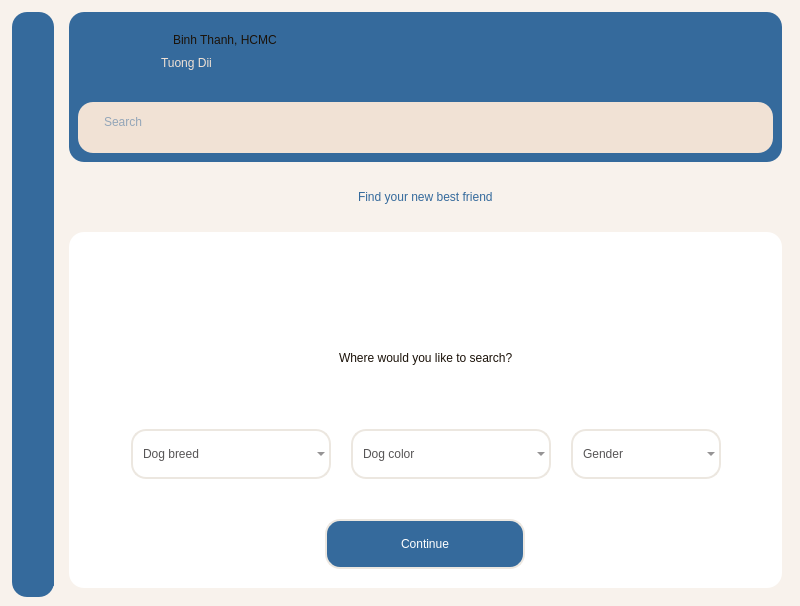
<?xml version="1.0" encoding="UTF-8"?>
<ui version="4.0">
 <class>MainWindow</class>
 <widget class="QMainWindow" name="MainWindow">
  <property name="geometry">
   <rect>
    <x>0</x>
    <y>0</y>
    <width>800</width>
    <height>606</height>
   </rect>
  </property>
  <property name="minimumSize">
   <size>
    <width>0</width>
    <height>0</height>
   </size>
  </property>
  <property name="maximumSize">
   <size>
    <width>16777215</width>
    <height>16777215</height>
   </size>
  </property>
  <property name="windowTitle">
   <string>MainWindow</string>
  </property>
  <property name="styleSheet">
   <string notr="true">background-color: #F8F2EC;</string>
  </property>
  <widget class="QWidget" name="centralwidget">
   <layout class="QHBoxLayout" name="horizontalLayout">
    <property name="leftMargin">
     <number>12</number>
    </property>
    <property name="topMargin">
     <number>12</number>
    </property>
    <item>
     <widget class="QWidget" name="widget" native="true">
      <property name="minimumSize">
       <size>
        <width>42</width>
        <height>0</height>
       </size>
      </property>
      <property name="maximumSize">
       <size>
        <width>42</width>
        <height>16777215</height>
       </size>
      </property>
      <property name="styleSheet">
       <string notr="true">background-color: #356a9c;
border-radius: 15px;</string>
      </property>
      <layout class="QVBoxLayout" name="verticalLayout_3">
       <item>
        <widget class="QWidget" name="widget_8" native="true">
         <widget class="QLabel" name="label_7">
          <property name="geometry">
           <rect>
            <x>1</x>
            <y>11</y>
            <width>20</width>
            <height>20</height>
           </rect>
          </property>
          <property name="text">
           <string/>
          </property>
          <property name="pixmap">
           <pixmap>../img/icons8-cat-profile-64.png</pixmap>
          </property>
          <property name="scaledContents">
           <bool>true</bool>
          </property>
         </widget>
         <widget class="QLabel" name="label_8">
          <property name="geometry">
           <rect>
            <x>1</x>
            <y>41</y>
            <width>20</width>
            <height>20</height>
           </rect>
          </property>
          <property name="text">
           <string/>
          </property>
          <property name="pixmap">
           <pixmap>../img/icons8-cart-64.png</pixmap>
          </property>
          <property name="scaledContents">
           <bool>true</bool>
          </property>
         </widget>
         <widget class="QLabel" name="label_9">
          <property name="geometry">
           <rect>
            <x>1</x>
            <y>70</y>
            <width>20</width>
            <height>20</height>
           </rect>
          </property>
          <property name="text">
           <string/>
          </property>
          <property name="pixmap">
           <pixmap>../img/icons8-clinic-64.png</pixmap>
          </property>
          <property name="scaledContents">
           <bool>true</bool>
          </property>
         </widget>
        </widget>
       </item>
       <item>
        <widget class="QWidget" name="widget_9" native="true">
         <property name="minimumSize">
          <size>
           <width>40</width>
           <height>40</height>
          </size>
         </property>
         <property name="maximumSize">
          <size>
           <width>40</width>
           <height>40</height>
          </size>
         </property>
         <widget class="QLabel" name="label_6">
          <property name="geometry">
           <rect>
            <x>2</x>
            <y>13</y>
            <width>20</width>
            <height>20</height>
           </rect>
          </property>
          <property name="text">
           <string/>
          </property>
          <property name="pixmap">
           <pixmap>../img/icons8-settings-50.png</pixmap>
          </property>
          <property name="scaledContents">
           <bool>true</bool>
          </property>
         </widget>
        </widget>
       </item>
      </layout>
     </widget>
    </item>
    <item>
     <widget class="QWidget" name="widget_2" native="true">
      <property name="styleSheet">
       <string notr="true"/>
      </property>
      <layout class="QVBoxLayout" name="verticalLayout">
       <property name="spacing">
        <number>10</number>
       </property>
       <property name="topMargin">
        <number>0</number>
       </property>
       <item>
        <widget class="QWidget" name="widget_3" native="true">
         <property name="minimumSize">
          <size>
           <width>0</width>
           <height>150</height>
          </size>
         </property>
         <property name="maximumSize">
          <size>
           <width>16777215</width>
           <height>150</height>
          </size>
         </property>
         <property name="styleSheet">
          <string notr="true">background-color: #356a9c;
border-radius: 15px;</string>
         </property>
         <layout class="QVBoxLayout" name="verticalLayout_2">
          <property name="topMargin">
           <number>0</number>
          </property>
          <item>
           <widget class="QFrame" name="frame">
            <property name="frameShape">
             <enum>QFrame::StyledPanel</enum>
            </property>
            <property name="frameShadow">
             <enum>QFrame::Raised</enum>
            </property>
            <layout class="QHBoxLayout" name="horizontalLayout_2">
             <property name="leftMargin">
              <number>0</number>
             </property>
             <property name="topMargin">
              <number>0</number>
             </property>
             <property name="rightMargin">
              <number>0</number>
             </property>
             <property name="bottomMargin">
              <number>0</number>
             </property>
             <item>
              <widget class="QWidget" name="widget_6" native="true">
               <widget class="QLabel" name="lblUser">
                <property name="geometry">
                 <rect>
                  <x>-3</x>
                  <y>8</y>
                  <width>70</width>
                  <height>70</height>
                 </rect>
                </property>
                <property name="text">
                 <string/>
                </property>
                <property name="pixmap">
                 <pixmap>../img/TuongDii.png</pixmap>
                </property>
                <property name="scaledContents">
                 <bool>true</bool>
                </property>
               </widget>
               <widget class="QLabel" name="label_3">
                <property name="enabled">
                 <bool>false</bool>
                </property>
                <property name="geometry">
                 <rect>
                  <x>95</x>
                  <y>18</y>
                  <width>121</width>
                  <height>20</height>
                 </rect>
                </property>
                <property name="styleSheet">
                 <string notr="true">font: 11pt &quot;Bahnschrift&quot;;
color: #1b1209;</string>
                </property>
                <property name="text">
                 <string>Binh Thanh, HCMC</string>
                </property>
               </widget>
               <widget class="QLabel" name="lbUsername">
                <property name="geometry">
                 <rect>
                  <x>83</x>
                  <y>40</y>
                  <width>91</width>
                  <height>21</height>
                 </rect>
                </property>
                <property name="styleSheet">
                 <string notr="true">
color: #f1e2d5;
font: 12pt &quot;Bahnschrift&quot;;</string>
                </property>
                <property name="text">
                 <string>Tuong Dii</string>
                </property>
               </widget>
               <widget class="QPushButton" name="pushButton">
                <property name="geometry">
                 <rect>
                  <x>78</x>
                  <y>20</y>
                  <width>14</width>
                  <height>14</height>
                 </rect>
                </property>
                <property name="styleSheet">
                 <string notr="true">color: black;</string>
                </property>
                <property name="text">
                 <string/>
                </property>
                <property name="icon">
                 <iconset>
                  <normaloff>../img/location-50.png</normaloff>../img/location-50.png</iconset>
                </property>
                <property name="iconSize">
                 <size>
                  <width>14</width>
                  <height>14</height>
                 </size>
                </property>
               </widget>
              </widget>
             </item>
            </layout>
           </widget>
          </item>
          <item>
           <widget class="QFrame" name="frame_2">
            <property name="enabled">
             <bool>true</bool>
            </property>
            <property name="minimumSize">
             <size>
              <width>0</width>
              <height>51</height>
             </size>
            </property>
            <property name="maximumSize">
             <size>
              <width>16777215</width>
              <height>51</height>
             </size>
            </property>
            <property name="styleSheet">
             <string notr="true">background-color: #f1e2d5;</string>
            </property>
            <property name="frameShape">
             <enum>QFrame::StyledPanel</enum>
            </property>
            <property name="frameShadow">
             <enum>QFrame::Raised</enum>
            </property>
            <layout class="QHBoxLayout" name="horizontalLayout_3">
             <property name="topMargin">
              <number>9</number>
             </property>
             <item>
              <widget class="QLabel" name="label_5">
               <property name="maximumSize">
                <size>
                 <width>25</width>
                 <height>25</height>
                </size>
               </property>
               <property name="text">
                <string notr="true"/>
               </property>
               <property name="pixmap">
                <pixmap>../img/icons8-search-64.png</pixmap>
               </property>
               <property name="scaledContents">
                <bool>true</bool>
               </property>
              </widget>
             </item>
             <item>
              <widget class="QTextEdit" name="textEdit">
               <property name="styleSheet">
                <string notr="true">color: #356A9C;
font: 12pt &quot;Segoe UI&quot;;</string>
               </property>
               <property name="placeholderText">
                <string>Search</string>
               </property>
              </widget>
             </item>
            </layout>
           </widget>
          </item>
         </layout>
        </widget>
       </item>
       <item>
        <widget class="QWidget" name="widget_11" native="true">
         <property name="maximumSize">
          <size>
           <width>16777215</width>
           <height>60</height>
          </size>
         </property>
         <layout class="QHBoxLayout" name="horizontalLayout_6">
          <item>
           <spacer name="horizontalSpacer_5">
            <property name="orientation">
             <enum>Qt::Horizontal</enum>
            </property>
            <property name="sizeHint" stdset="0">
             <size>
              <width>40</width>
              <height>20</height>
             </size>
            </property>
           </spacer>
          </item>
          <item>
           <widget class="QLabel" name="label_10">
            <property name="styleSheet">
             <string notr="true">color: #356a9c;
font: 24pt &quot;Bahnschrift&quot;;</string>
            </property>
            <property name="text">
             <string>Find your new best friend</string>
            </property>
            <property name="scaledContents">
             <bool>true</bool>
            </property>
           </widget>
          </item>
          <item>
           <spacer name="horizontalSpacer_6">
            <property name="orientation">
             <enum>Qt::Horizontal</enum>
            </property>
            <property name="sizeHint" stdset="0">
             <size>
              <width>40</width>
              <height>20</height>
             </size>
            </property>
           </spacer>
          </item>
         </layout>
        </widget>
       </item>
       <item>
        <widget class="QFrame" name="frame_3">
         <property name="styleSheet">
          <string notr="true">background-color: white;
border-radius: 15px;</string>
         </property>
         <property name="frameShape">
          <enum>QFrame::StyledPanel</enum>
         </property>
         <property name="frameShadow">
          <enum>QFrame::Raised</enum>
         </property>
         <layout class="QVBoxLayout" name="verticalLayout_5">
          <property name="leftMargin">
           <number>10</number>
          </property>
          <property name="topMargin">
           <number>0</number>
          </property>
          <property name="rightMargin">
           <number>10</number>
          </property>
          <property name="bottomMargin">
           <number>10</number>
          </property>
          <item>
           <widget class="QWidget" name="widget_14" native="true">
            <property name="minimumSize">
             <size>
              <width>0</width>
              <height>80</height>
             </size>
            </property>
            <property name="maximumSize">
             <size>
              <width>16777215</width>
              <height>80</height>
             </size>
            </property>
            <layout class="QHBoxLayout" name="horizontalLayout_8">
             <item>
              <widget class="QPushButton" name="btn_back">
               <property name="cursor">
                <cursorShape>PointingHandCursor</cursorShape>
               </property>
               <property name="text">
                <string/>
               </property>
               <property name="icon">
                <iconset>
                 <normaloff>../img/icons8-back-26.png</normaloff>../img/icons8-back-26.png</iconset>
               </property>
              </widget>
             </item>
             <item>
              <spacer name="horizontalSpacer_9">
               <property name="orientation">
                <enum>Qt::Horizontal</enum>
               </property>
               <property name="sizeHint" stdset="0">
                <size>
                 <width>40</width>
                 <height>20</height>
                </size>
               </property>
              </spacer>
             </item>
             <item>
              <widget class="QLabel" name="label_2">
               <property name="minimumSize">
                <size>
                 <width>60</width>
                 <height>60</height>
                </size>
               </property>
               <property name="maximumSize">
                <size>
                 <width>60</width>
                 <height>60</height>
                </size>
               </property>
               <property name="text">
                <string/>
               </property>
               <property name="pixmap">
                <pixmap>../img/icons8-animal-44.png</pixmap>
               </property>
               <property name="scaledContents">
                <bool>true</bool>
               </property>
              </widget>
             </item>
             <item>
              <spacer name="horizontalSpacer_10">
               <property name="orientation">
                <enum>Qt::Horizontal</enum>
               </property>
               <property name="sizeHint" stdset="0">
                <size>
                 <width>40</width>
                 <height>20</height>
                </size>
               </property>
              </spacer>
             </item>
             <item>
              <widget class="QPushButton" name="btn_close">
               <property name="cursor">
                <cursorShape>PointingHandCursor</cursorShape>
               </property>
               <property name="text">
                <string/>
               </property>
               <property name="icon">
                <iconset>
                 <normaloff>../img/icons8-multiply-26.png</normaloff>../img/icons8-multiply-26.png</iconset>
               </property>
              </widget>
             </item>
            </layout>
           </widget>
          </item>
          <item>
           <widget class="QWidget" name="widget_15" native="true">
            <property name="minimumSize">
             <size>
              <width>0</width>
              <height>80</height>
             </size>
            </property>
            <property name="maximumSize">
             <size>
              <width>16777215</width>
              <height>80</height>
             </size>
            </property>
            <layout class="QHBoxLayout" name="horizontalLayout_9">
             <item>
              <spacer name="horizontalSpacer">
               <property name="orientation">
                <enum>Qt::Horizontal</enum>
               </property>
               <property name="sizeHint" stdset="0">
                <size>
                 <width>40</width>
                 <height>20</height>
                </size>
               </property>
              </spacer>
             </item>
             <item>
              <widget class="QLabel" name="label_4">
               <property name="styleSheet">
                <string notr="true">color: #1b1209;
font: 18pt &quot;Bahnschrift&quot;;</string>
               </property>
               <property name="text">
                <string>Where would you like to search?</string>
               </property>
              </widget>
             </item>
             <item>
              <spacer name="horizontalSpacer_2">
               <property name="orientation">
                <enum>Qt::Horizontal</enum>
               </property>
               <property name="sizeHint" stdset="0">
                <size>
                 <width>40</width>
                 <height>20</height>
                </size>
               </property>
              </spacer>
             </item>
            </layout>
           </widget>
          </item>
          <item>
           <widget class="QWidget" name="widget_16" native="true">
            <property name="minimumSize">
             <size>
              <width>0</width>
              <height>100</height>
             </size>
            </property>
            <property name="maximumSize">
             <size>
              <width>16777215</width>
              <height>120</height>
             </size>
            </property>
            <layout class="QHBoxLayout" name="horizontalLayout_4">
             <property name="spacing">
              <number>20</number>
             </property>
             <item>
              <spacer name="horizontalSpacer_3">
               <property name="orientation">
                <enum>Qt::Horizontal</enum>
               </property>
               <property name="sizeHint" stdset="0">
                <size>
                 <width>40</width>
                 <height>20</height>
                </size>
               </property>
              </spacer>
             </item>
             <item>
              <widget class="QComboBox" name="comboBox">
               <property name="minimumSize">
                <size>
                 <width>200</width>
                 <height>50</height>
                </size>
               </property>
               <property name="maximumSize">
                <size>
                 <width>250</width>
                 <height>50</height>
                </size>
               </property>
               <property name="cursor">
                <cursorShape>PointingHandCursor</cursorShape>
               </property>
               <property name="contextMenuPolicy">
                <enum>Qt::NoContextMenu</enum>
               </property>
               <property name="styleSheet">
                <string notr="true">/* Thiết lập CSS cho combobox */
QComboBox {
    color: #575556;
    font: 14pt &quot;Bahnschrift&quot;;
    border-style: solid;
    border-width: 2px;
    border-color: #ECE7E0;
    padding-left: 10px;
    border-radius: 15px;
    background-color: rgba(255, 0, 0, 0); /* Màu nền sẽ không ảnh hưởng do transparency (alpha = 0) */
}

/* Thiết lập màu nền cho các mục trong combobox khi chưa hover */
QComboBox::item {
    background-color: #575556;
	border-radius: 0px;
}

/* Thiết lập màu nền cho các mục trong combobox khi hover */
QComboBox::item:hover {
    background-color: #ECE7E0;
	border-radius: 0px;
}

QComboBox::item:selected {
    background-color: #ECE7E0;
	border-radius: 0px;
}
</string>
               </property>
               <property name="currentText">
                <string/>
               </property>
               <property name="currentIndex">
                <number>-1</number>
               </property>
               <property name="placeholderText">
                <string>Dog breed</string>
               </property>
               <property name="duplicatesEnabled">
                <bool>false</bool>
               </property>
               <item>
                <property name="text">
                 <string>Bulldog</string>
                </property>
               </item>
               <item>
                <property name="text">
                 <string>Pug</string>
                </property>
               </item>
               <item>
                <property name="text">
                 <string>Shiba</string>
                </property>
               </item>
               <item>
                <property name="text">
                 <string>Chihuahua</string>
                </property>
               </item>
               <item>
                <property name="text">
                 <string>Husky</string>
                </property>
               </item>
              </widget>
             </item>
             <item>
              <widget class="QComboBox" name="comboBox_2">
               <property name="minimumSize">
                <size>
                 <width>200</width>
                 <height>50</height>
                </size>
               </property>
               <property name="maximumSize">
                <size>
                 <width>250</width>
                 <height>50</height>
                </size>
               </property>
               <property name="cursor">
                <cursorShape>PointingHandCursor</cursorShape>
               </property>
               <property name="styleSheet">
                <string notr="true">/* Thiết lập CSS cho combobox */
QComboBox {
    color: #575556;
    font: 14pt &quot;Bahnschrift&quot;;
    border-style: solid;
    border-width: 2px;
    border-color: #ECE7E0;
    padding-left: 10px;
    border-radius: 15px;
    background-color: rgba(255, 0, 0, 0); /* Màu nền sẽ không ảnh hưởng do transparency (alpha = 0) */
}

/* Thiết lập màu nền cho các mục trong combobox khi chưa hover */
QComboBox::item {
    background-color: #575556;
	border-radius: 0px;
}

/* Thiết lập màu nền cho các mục trong combobox khi hover */
QComboBox::item:hover {
    background-color: #ECE7E0;
	border-radius: 0px;
}

QComboBox::item:selected {
    background-color: #ECE7E0;
	border-radius: 0px;
}
</string>
               </property>
               <property name="placeholderText">
                <string>Dog color</string>
               </property>
               <item>
                <property name="text">
                 <string>Black</string>
                </property>
               </item>
               <item>
                <property name="text">
                 <string>Grey</string>
                </property>
               </item>
               <item>
                <property name="text">
                 <string>White</string>
                </property>
               </item>
               <item>
                <property name="text">
                 <string>Brown</string>
                </property>
               </item>
               <item>
                <property name="text">
                 <string>Tabbly</string>
                </property>
               </item>
               <item>
                <property name="text">
                 <string>Other</string>
                </property>
               </item>
              </widget>
             </item>
             <item>
              <widget class="QComboBox" name="comboBox_3">
               <property name="minimumSize">
                <size>
                 <width>150</width>
                 <height>50</height>
                </size>
               </property>
               <property name="maximumSize">
                <size>
                 <width>200</width>
                 <height>50</height>
                </size>
               </property>
               <property name="cursor">
                <cursorShape>PointingHandCursor</cursorShape>
               </property>
               <property name="styleSheet">
                <string notr="true">/* Thiết lập CSS cho combobox */
QComboBox {
    color: #575556;
    font: 14pt &quot;Bahnschrift&quot;;
    border-style: solid;
    border-width: 2px;
    border-color: #ECE7E0;
    padding-left: 10px;
    border-radius: 15px;
    background-color: rgba(255, 0, 0, 0); /* Màu nền sẽ không ảnh hưởng do transparency (alpha = 0) */
}

/* Thiết lập màu nền cho các mục trong combobox khi chưa hover */
QComboBox::item {
    background-color: #575556;
	border-radius: 0px;
}

/* Thiết lập màu nền cho các mục trong combobox khi hover */
QComboBox::item:hover {
    background-color: #ECE7E0;
	border-radius: 0px;
}

QComboBox::item:selected {
    background-color: #ECE7E0;
	border-radius: 0px;
}
</string>
               </property>
               <property name="placeholderText">
                <string>Gender</string>
               </property>
               <item>
                <property name="text">
                 <string>Male</string>
                </property>
               </item>
               <item>
                <property name="text">
                 <string>Female</string>
                </property>
               </item>
              </widget>
             </item>
             <item>
              <spacer name="horizontalSpacer_4">
               <property name="orientation">
                <enum>Qt::Horizontal</enum>
               </property>
               <property name="sizeHint" stdset="0">
                <size>
                 <width>40</width>
                 <height>20</height>
                </size>
               </property>
              </spacer>
             </item>
            </layout>
           </widget>
          </item>
          <item alignment="Qt::AlignHCenter">
           <widget class="QWidget" name="widget_4" native="true">
            <layout class="QHBoxLayout" name="horizontalLayout_5">
             <item>
              <widget class="QPushButton" name="btn_continue">
               <property name="minimumSize">
                <size>
                 <width>200</width>
                 <height>50</height>
                </size>
               </property>
               <property name="maximumSize">
                <size>
                 <width>200</width>
                 <height>50</height>
                </size>
               </property>
               <property name="cursor">
                <cursorShape>PointingHandCursor</cursorShape>
               </property>
               <property name="styleSheet">
                <string notr="true">QPushButton 
{
background-color: #356a9c;
color: #575556;
font: 16pt &quot;Bahnschrift&quot;;
 border-style: solid;
 border-width: 2px;
border-color: #ECE7E0;
border-radius: 15px;
color: white;
}
QPushButton:hover
{
background-color: #14316c;
}</string>
               </property>
               <property name="text">
                <string>Continue</string>
               </property>
              </widget>
             </item>
            </layout>
           </widget>
          </item>
         </layout>
        </widget>
       </item>
      </layout>
     </widget>
    </item>
   </layout>
  </widget>
 </widget>
 <resources/>
 <connections/>
</ui>
